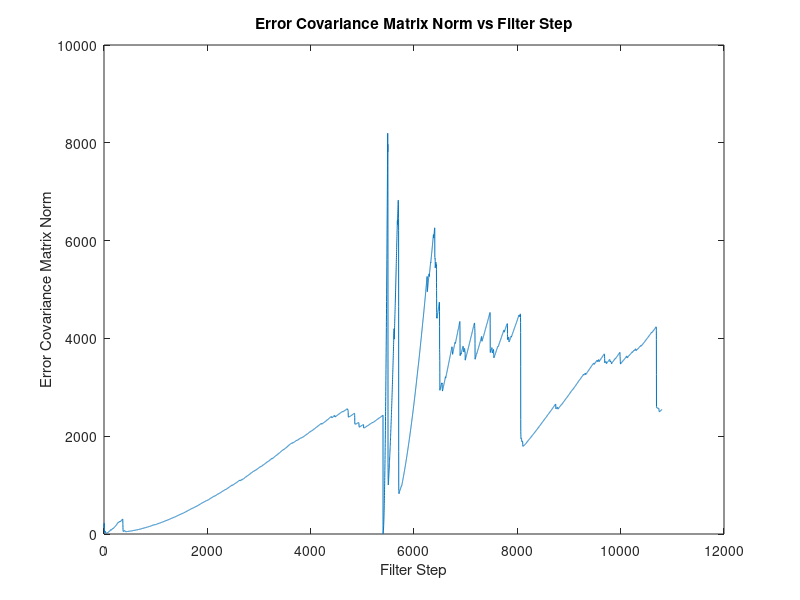
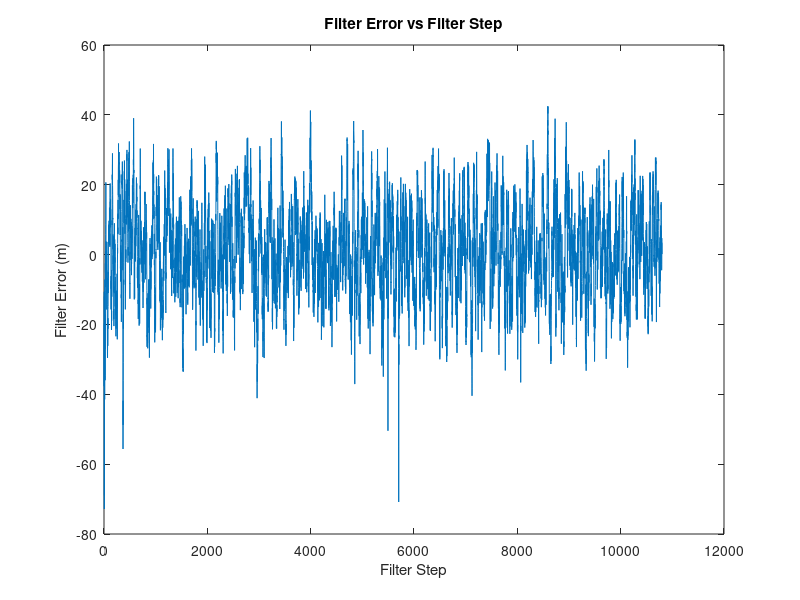
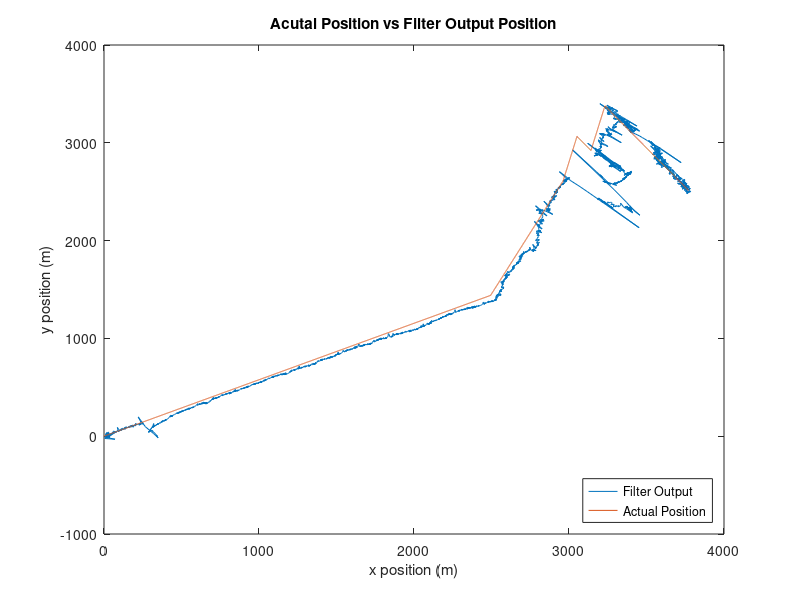

Source code (MATLAB) for these figures, in order:
clear variables;

%Define # of filter steps desired
steps=10800;

%Define time step size
dt=1;

%Initialize data matrix
data=zeros(23,steps);
avg=zeros(6,1);

%Define boundary conditions
x0_pos=0;
y0_pos=0;
stw=.50;
hdg=30;
set=.3;
drift=30;
x0_vel=stw*cosd(hdg);%+set*cosd(drift);
y0_vel=stw*sind(hdg);%+set*sind(drift);

%Initialize estimated state vector
%x_k_minus=[x0_pos;y0_pos;x0_vel;y0_vel;set*cosd(drift);set*sind(drift)];
x_k_minus=[x0_pos;y0_pos;x0_vel;y0_vel;0;0];
%Compute Q, the covariance matrix for noise associated with the state vector
var_Q=.02^2;
%var_Q=.001^2;
G=[.5*(dt^2); .5*(dt^2);dt; dt;dt;dt];
Q=G*var_Q*G';

%Compute C, the linear transformation matrix for white noise
[U,T,V]=svd(Q);
S=sqrt(T);
C=U*S;

%Q with different sigma values
%var_Qp=.001^2;
%var_Qs=.001^2;
%Q=diag([var_Qp,var_Qp,var_Qs,var_Qs,var_Qs,var_Qs]);

%Compute R, the covariance matrix associated with measurement error
var_Rr=7^2;
var_Ra=2^2;
%var_Rr=.001^2;
%var_Ra=.001^2;
R=diag([var_Rr,var_Ra]);

%Initialize state transition matrix
F=[1 0 0 0 dt 0;0 1 0 0 0 dt;0 0 0 0 1 0;0 0 0 0 0 1;0 0 0 0 1 0;0 0 0 0 0 1];

%Initialize error covariance matrix
var_P=10^2;
P_minus=diag([var_P,var_P,var_P,var_P,var_P,var_P]);
P_plus=P_minus;

%Initialize measurement vector
range_x=0;
range_y=0;
range=0;
azi=0;
z_k=[0;0];

%Initialize state vector
x_k_plus=x_k_minus;

%jj=1;
for ii=1:steps
    %Define courses for simulation
    if ii<=3600
        stw=.5;
        hdg=30;
    elseif ii<=6000
            stw=.5;
            hdg=90;
    elseif ii<=6600
            stw=.5;
            hdg=270;
    elseif ii<=7200
            stw=.5;
            hdg=90;
    else
        stw=.5;
        hdg=270;
    end
    
    %Specify currents for simulation
    if ii<=5400
        set=.3;
        drift=30;
    else
        set=.3;
        drift=60;
    end
    
    if ii==5401
        f_k_plus(3,1)=stw*cosd(hdg);
        f_k_plus(4,1)=stw*sind(hdg);
        f_k_plus(5,1)=0;
        f_k_plus(6,1)=0;
        P_plus=diag([1^2,1^2,1^2,1^2,1^2,1^2]);
        %P_plus=P_plus.*10;
    end
    
    %Calculate noisy estimate vector for next step
    u_k=[stw*dt*cosd(hdg);stw*dt*sind(hdg);stw*cosd(hdg);stw*sind(hdg);0;0];
    w_k=randn(6,1);
    w_k=C*w_k;
    
    %With different sigma values for each measurement
    %[V_Q,D_Q]=eig(Q);
    %[dq,indq] = sort(diag(D_Q),'descend');
    %D_Qs = D_Q(indq,indq);
    %V_Qs = V_Q(:,indq);
    %w_k=V_Qs*D_Qs*w_k;
    
    x_k_minus=F*x_k_plus+u_k+w_k;
    
    %Calculate error covariance matrix for next step
    P_minus=F*P_plus*F'+Q;
    
    
    data(1,ii)=x_k_minus(1,1);
    data(2,ii)=x_k_minus(2,1);
    data(3,ii)=x_k_minus(3,1);
    data(4,ii)=x_k_minus(4,1);
    data(5,ii)=x_k_minus(5,1);
    data(6,ii)=x_k_minus(6,1);
    
    %Calculate measurement mapping Jacobian 
    range_denom=1/hypot(x_k_minus(1,1),x_k_minus(2,1));
    range_dx=x_k_minus(1,1)*range_denom;
    range_dy=x_k_minus(2,1)*range_denom;
   
    %With velocity
    %Only works with a single course, not useful
    %cog_dx=-1*x_k_minus(4,1)/(x_k_minus(3,1)^2+x_k_minus(4,1)^2);
    %cog_dy=1/(x_k_minus(3,1)+(x_k_minus(4,1)^2/x_k_minus(3,1)));
    %H=[range_dx range_dy 0 0 0 0;0 0 cog_dx cog_dy 0 0];
    
    %With position
    azi_dx=-1*x_k_minus(2,1)/(x_k_minus(1,1)^2+x_k_minus(2,1)^2);
    azi_dy=1/(x_k_minus(1,1)+(x_k_minus(2,1)^2/x_k_minus(1,1)));
    H=[range_dx range_dy 0 0 0 0;azi_dx azi_dy 0 0 0 0];
        
    %Update Kalman Gain after estimate vector calculation
    K=(P_minus*H')/(H*P_minus*H'+R);
    
    %Calculate innovation covariance
    s=H*P_minus*H'+R;
    
    %Calculate noisy measurement vector
    x_vel=stw*cosd(hdg)+set*cosd(drift);
    y_vel=stw*sind(hdg)+set*sind(drift);
    sog=hypot(x_vel,y_vel);
    cog=atan2d(y_vel,x_vel);
    range_x=range_x+x_vel*dt;
    range_y=range_y+y_vel*dt;
    range=hypot(range_x,range_y);
    azi=atan2d(range_y,range_x);
    
    %Determine error in range based on the range value
    %Tuning will be more complicated than the simple equation below.
    %Shelved for now.
    %sigma_R=.02*range;
    %if sigma_R<7
    %    var_Rr=sigma_R^2;
    %else
    %    var_Rr=7^2;
    %end
    %R=diag([var_Rr,var_Ra]);
    
    v_k=randn(2,1);
    [V_R,D_R]=eig(R);
    [~,ind] = sort(diag(D_R),'descend');
    D_Rs = D_R(ind,ind);
    V_Rs = V_R(:,ind);
        v_k=V_Rs*D_Rs*v_k;
    z_k=[range;azi]+v_k;
            
    %Update state vector
    %Discovered atan2d which made these if loops unnecessary
    %With velocity
    %Only works with a single course, not useful
    %if x_k_minus(4,1)>0
    %    if x_k_minus(3,1)>0
    %        h_ang=atand(x_k_minus(4,1)/x_k_minus(3,1));
    %    else
    %        h_ang=180+atand(x_k_minus(4,1)/x_k_minus(3,1));
    %    end
    %else
    %    if x_k_minus(3,1)>0
    %        h_ang=atand(x_k_minus(4,1)/x_k_minus(3,1));
    %    else
    %        h_ang=180+atand(x_k_minus(4,1)/x_k_minus(3,1));
    %    end
    %end
    
    %With position
    %if x_k_minus(2,1)>0
    %    if x_k_minus(1,1)>0
    %        h_ang=atand(x_k_minus(2,1)/x_k_minus(1,1));
    %    else
    %        h_ang=180+atand(x_k_minus(2,1)/x_k_minus(1,1));
    %    end
    %else
    %    if x_k_minus(1,1)>0
    %        h_ang=atand(x_k_minus(2,1)/x_k_minus(1,1));
    %    else
    %        h_ang=180+atand(x_k_minus(2,1)/x_k_minus(1,1));
    %    end
    %end
    
    %With atan2d
    h_ang=atan2d(x_k_minus(2,1),x_k_minus(1,1));
    h=[hypot(x_k_minus(1,1),x_k_minus(2,1));h_ang];
    x_k_plus=x_k_minus+K*(z_k-h);
    
    g_x=hypot((x_k_minus(3,1)-x_k_minus(5,1)),(x_k_minus(4,1)-x_k_minus(6,1)));
    dg_dx=(x_k_minus(3,1)-x_k_minus(5,1))/g_x;
    dg_dy=(x_k_minus(4,1)-x_k_minus(6,1))/g_x;

    D=[0 0 dg_dx dg_dy -1*dg_dx -1*dg_dy];
    d=stw-g_x+(D*x_k_minus);

    
    x_k_plus=x_k_plus-D'/(D*D')*(D*x_k_plus-d);
    %Calculate innovation
    nu=z_k-h;
    
    %Simulate affect of GPS reset
    %Did not help stabilize the norm of P
    %if jj<= 50
    %    remain = mod(ii,60);
    %    if remain == 0
    %        x_k_plus(1,1)=ii*sog*dt*cosd(cog);
    %        x_k_plus(2,1)=ii*sog*dt*sind(cog);
    %        jj=jj+1;
    %    end
    %end
        
    %Update error covariance matrix with new Kalman Gain
    %P_plus=(eye(4)-K*H)*P_minus;
    
    %Joseph stabilized equation
    P_plus=(eye(6)-K*H)*P_minus*(eye(6)-K*H)'+K*R*K';
    
    %Periodically reset velocities to the mean
    %Seemed to help stabilize error when one course was used.  Was not
    %useful with multiple courses
    %remain=mod(ii,300);
    %if remain==0
    %    x_k_plus(3,1)=mean(data(9,:));
    %    x_k_plus(4,1)=mean(data(10,:));
    %    x_k_plus(5,1)=mean(data(11,:));
    %    x_k_plus(6,1)=mean(data(12,:));
    %end
    
    data(7,ii)=x_k_plus(1,1);
    data(8,ii)=x_k_plus(2,1);
    data(9,ii)=x_k_plus(3,1);
    data(10,ii)=x_k_plus(4,1);
    data(11,ii)=x_k_plus(5,1);
    data(12,ii)=x_k_plus(6,1);
    data(13,ii)=hypot(x_k_plus(3,1),x_k_plus(4,1));
    data(14,ii)=atand(x_k_plus(4,1)/x_k_plus(3,1));
    data(15,ii)=range_x;
    data(16,ii)=range_y;
    data(17,ii)=norm(P_plus);
    data(18,ii)=range-hypot(x_k_plus(1,1),x_k_plus(2,1));
    data(19,ii)=cog-atan2d(x_k_plus(2,1),x_k_plus(1,1));
    data(20,ii)=s(1,1);
    data(21,ii)=s(2,1);
    data(22,ii)=nu(1,1);
    data(23,ii)=nu(2,1);
end

avg(1,1)=mean(data(11,1:5400));
avg(2,1)=mean(data(12,1:5400));
avg(3,1)=atan2d(mean(data(12,1:5400)),mean(data(11,1:5400)));
avg(4,1)=mean(data(11,10600:10800));
avg(5,1)=mean(data(12,10600:10800));
avg(6,1)=atan2d(mean(data(12,10600:10800)),mean(data(11,10600:10800)));

figure
plot(1:steps,data(17,1:steps))
title('Error Covariance Matrix Norm vs Filter Step')
xlabel('Filter Step')
ylabel('Error Covariance Matrix Norm')

figure
plot(1:steps,data(18,:))
%axis([0 steps -5 5])
title('Filter Error vs Filter Step')
xlabel('Filter Step')
ylabel('Filter Error (m)')

figure
plot(data(7,:),data(8,:),data(15,:),data(16,:))
title('Acutal Position vs Filter Output Position')
xlabel('x position (m)')
ylabel('y position (m)')
legend('Filter Output','Actual Position','location','southeast')
